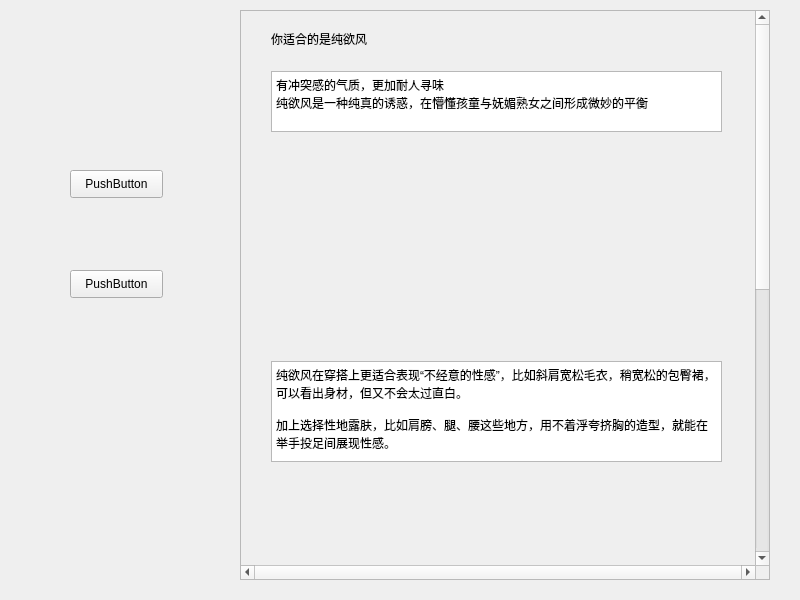
<?xml version="1.0" encoding="UTF-8"?>
<ui version="4.0">
 <class>w_s_r</class>
 <widget class="QWidget" name="w_s_r">
  <property name="geometry">
   <rect>
    <x>0</x>
    <y>0</y>
    <width>800</width>
    <height>600</height>
   </rect>
  </property>
  <property name="minimumSize">
   <size>
    <width>800</width>
    <height>600</height>
   </size>
  </property>
  <property name="maximumSize">
   <size>
    <width>800</width>
    <height>600</height>
   </size>
  </property>
  <property name="windowTitle">
   <string>Form</string>
  </property>
  <widget class="QScrollArea" name="scrollArea">
   <property name="geometry">
    <rect>
     <x>240</x>
     <y>10</y>
     <width>530</width>
     <height>570</height>
    </rect>
   </property>
   <property name="verticalScrollBarPolicy">
    <enum>Qt::ScrollBarAlwaysOn</enum>
   </property>
   <property name="horizontalScrollBarPolicy">
    <enum>Qt::ScrollBarAlwaysOn</enum>
   </property>
   <property name="widgetResizable">
    <bool>false</bool>
   </property>
   <widget class="QWidget" name="scrollAreaWidgetContents">
    <property name="geometry">
     <rect>
      <x>0</x>
      <y>0</y>
      <width>500</width>
      <height>1100</height>
     </rect>
    </property>
    <widget class="QLabel" name="label">
     <property name="geometry">
      <rect>
       <x>30</x>
       <y>20</y>
       <width>221</width>
       <height>16</height>
      </rect>
     </property>
     <property name="text">
      <string>你适合的是纯欲风</string>
     </property>
    </widget>
    <widget class="QTextBrowser" name="textBrowser">
     <property name="geometry">
      <rect>
       <x>30</x>
       <y>60</y>
       <width>451</width>
       <height>61</height>
      </rect>
     </property>
     <property name="html">
      <string>&lt;!DOCTYPE HTML PUBLIC &quot;-//W3C//DTD HTML 4.0//EN&quot; &quot;http://www.w3.org/TR/REC-html40/strict.dtd&quot;&gt;
&lt;html&gt;&lt;head&gt;&lt;meta name=&quot;qrichtext&quot; content=&quot;1&quot; /&gt;&lt;style type=&quot;text/css&quot;&gt;
p, li { white-space: pre-wrap; }
&lt;/style&gt;&lt;/head&gt;&lt;body style=&quot; font-family:'SimSun'; font-size:9pt; font-weight:400; font-style:normal;&quot;&gt;
&lt;p style=&quot; margin-top:0px; margin-bottom:0px; margin-left:0px; margin-right:0px; -qt-block-indent:0; text-indent:0px;&quot;&gt;有冲突感的气质，更加耐人寻味&lt;/p&gt;
&lt;p style=&quot; margin-top:0px; margin-bottom:0px; margin-left:0px; margin-right:0px; -qt-block-indent:0; text-indent:0px;&quot;&gt;纯欲风是一种纯真的诱惑，在懵懂孩童与妩媚熟女之间形成微妙的平衡&lt;/p&gt;&lt;/body&gt;&lt;/html&gt;</string>
     </property>
    </widget>
    <widget class="QLabel" name="label_2">
     <property name="geometry">
      <rect>
       <x>30</x>
       <y>130</y>
       <width>451</width>
       <height>211</height>
      </rect>
     </property>
     <property name="text">
      <string/>
     </property>
    </widget>
    <widget class="QTextBrowser" name="textBrowser_2">
     <property name="geometry">
      <rect>
       <x>30</x>
       <y>350</y>
       <width>451</width>
       <height>101</height>
      </rect>
     </property>
     <property name="html">
      <string>&lt;!DOCTYPE HTML PUBLIC &quot;-//W3C//DTD HTML 4.0//EN&quot; &quot;http://www.w3.org/TR/REC-html40/strict.dtd&quot;&gt;
&lt;html&gt;&lt;head&gt;&lt;meta name=&quot;qrichtext&quot; content=&quot;1&quot; /&gt;&lt;style type=&quot;text/css&quot;&gt;
p, li { white-space: pre-wrap; }
&lt;/style&gt;&lt;/head&gt;&lt;body style=&quot; font-family:'SimSun'; font-size:9pt; font-weight:400; font-style:normal;&quot;&gt;
&lt;p style=&quot; margin-top:0px; margin-bottom:0px; margin-left:0px; margin-right:0px; -qt-block-indent:0; text-indent:0px;&quot;&gt;纯欲风在穿搭上更适合表现“不经意的性感”，比如斜肩宽松毛衣，稍宽松的包臀裙，可以看出身材，但又不会太过直白。&lt;/p&gt;
&lt;p style=&quot;-qt-paragraph-type:empty; margin-top:0px; margin-bottom:0px; margin-left:0px; margin-right:0px; -qt-block-indent:0; text-indent:0px;&quot;&gt;&lt;br /&gt;&lt;/p&gt;
&lt;p style=&quot; margin-top:0px; margin-bottom:0px; margin-left:0px; margin-right:0px; -qt-block-indent:0; text-indent:0px;&quot;&gt;加上选择性地露肤，比如肩膀、腿、腰这些地方，用不着浮夸挤胸的造型，就能在举手投足间展现性感。&lt;/p&gt;&lt;/body&gt;&lt;/html&gt;</string>
     </property>
    </widget>
    <widget class="QLabel" name="label_3">
     <property name="geometry">
      <rect>
       <x>30</x>
       <y>460</y>
       <width>441</width>
       <height>231</height>
      </rect>
     </property>
     <property name="text">
      <string/>
     </property>
    </widget>
    <widget class="QTextBrowser" name="textBrowser_3">
     <property name="geometry">
      <rect>
       <x>30</x>
       <y>710</y>
       <width>451</width>
       <height>61</height>
      </rect>
     </property>
     <property name="html">
      <string>&lt;!DOCTYPE HTML PUBLIC &quot;-//W3C//DTD HTML 4.0//EN&quot; &quot;http://www.w3.org/TR/REC-html40/strict.dtd&quot;&gt;
&lt;html&gt;&lt;head&gt;&lt;meta name=&quot;qrichtext&quot; content=&quot;1&quot; /&gt;&lt;style type=&quot;text/css&quot;&gt;
p, li { white-space: pre-wrap; }
&lt;/style&gt;&lt;/head&gt;&lt;body style=&quot; font-family:'SimSun'; font-size:9pt; font-weight:400; font-style:normal;&quot;&gt;
&lt;p style=&quot; margin-top:0px; margin-bottom:0px; margin-left:0px; margin-right:0px; -qt-block-indent:0; text-indent:0px;&quot;&gt;颜色上浅色系是首选，比如经典的白色，或者柔和的浅黄、浅粉，兼具清纯感和性感。如果皮肤很白，也可以选择明艳的亮色来放大女性感。&lt;/p&gt;&lt;/body&gt;&lt;/html&gt;</string>
     </property>
    </widget>
    <widget class="QLabel" name="label_4">
     <property name="geometry">
      <rect>
       <x>30</x>
       <y>790</y>
       <width>451</width>
       <height>251</height>
      </rect>
     </property>
     <property name="text">
      <string/>
     </property>
    </widget>
   </widget>
  </widget>
  <widget class="QPushButton" name="pushButton_2">
   <property name="geometry">
    <rect>
     <x>70</x>
     <y>170</y>
     <width>93</width>
     <height>28</height>
    </rect>
   </property>
   <property name="text">
    <string>PushButton</string>
   </property>
  </widget>
  <widget class="QPushButton" name="pushButton_3">
   <property name="geometry">
    <rect>
     <x>70</x>
     <y>270</y>
     <width>93</width>
     <height>28</height>
    </rect>
   </property>
   <property name="text">
    <string>PushButton</string>
   </property>
  </widget>
 </widget>
 <resources/>
 <connections/>
</ui>
